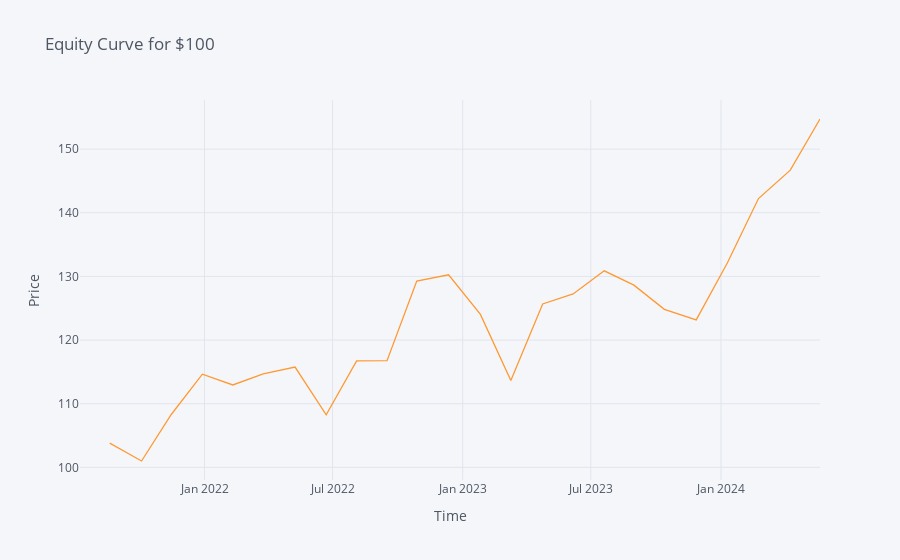

The notebook cell saved with this chart:
### Markdown cell above
Backtesting function that outputs an equity curve showing the trajectory of an initial investment over a 3 yr span

### Code cell
window = 82
startpt = 5413
rebalancing_period = 30
target_return = 0.1
rebalancing_frq = rebalancing_period
initial_investment = 100

def backtesting_weights(window, startpt, rebalancing_frq, target_return,initial_investment,returns_act_df,weights_df):
    if True:
        # Initialize variables and call the rolling function
        rolling_mean, rolling_cov = rolling(window, startpt, rebalancing_frq)
        equity = initial_investment
        equity_values = [equity]
        weights_list = []
        returns_list = []
        risks_list = []
        dates_list = []  # To store dates for the DataFrame index
        compounding_periods = df_close_log_delta.iloc[startpt:].shape[0]/252

        tindex = rolling_mean.index
        for i in tindex:
            #print(target_return)
            mu = np.log(target_return + 1)
            #print(mu)
            mu = mu * compounding_periods
            #print(mu)
            R = rolling_mean.loc[i].astype(np.float64) * 252
            S = rolling_cov.loc[i]* 252
        
            # Create left-hand side of the system of equations
            X = np.zeros((13,13))
            X[0:11,0:11] = 2*S.values
            X[0:11,11] = -R.to_numpy()
            X[11,0:11] = R.to_numpy()
            X[0:11,12] = -1
            X[12,0:11] = 1
            system = X

            # Create right-hand side of the system of equations
            rhs = np.concatenate([np.zeros(len(R)), [mu, 1.0]])


            if np.linalg.cond(system) > 1e15:
                print(f"System matrix is ill-conditioned in iteration {i}")
                continue
            
            # Solve the system of equations
            solution = np.linalg.solve(system, rhs)
            weights = solution[:len(R)]
            weights_list.append(weights)
            
            weights_df.loc[i,rolling_mean.columns]=weights
            
        

            # Calculate the portfolio risk and return inputs to solve 
            # for the expected return/risk
            target_date = i + pd.Timedelta(days = rebalancing_period)
            t_next_indx = rolling_mean_act.index.get_loc(target_date, method='nearest')
            t_next = rolling_mean_act.index[t_next_indx]
            R_act = rolling_mean_act.loc[t_next].astype(np.float64) * rebalancing_frq 
            S_act = rolling_cov_act.loc[t_next]* rebalancing_frq

            # Solve for the expected return/risk
            portfolio_risk = np.sqrt(np.dot(weights.T, np.dot(S_act, weights)))
            portfolio_return = (np.dot(R_act.values.T, weights))

            returns_list.append(float(portfolio_return))  # Convert to Python float
            risks_list.append(float(portfolio_risk))  # Convert to Python float
            
            # Calculate the equity value
            equity *= (1+portfolio_return)
            equity_values.append(equity)
            
            # Add columns for each of the values
            returns_act_df.loc[t_next,'portfolio_return']  = portfolio_return 
            returns_act_df.loc[t_next,'portfolio_risk']  = portfolio_risk
            returns_act_df.loc[t_next,'equity'] = equity
            
            
        
            
        return returns_act_df,weights_df
        
returns_act_df = pd.DataFrame(index = rolling_mean_act.index)
weights_df = pd.DataFrame(index=rolling_mean_act.index,columns=rolling_mean_act.columns)
returns_act_df,weights_df = backtesting_weights(window,startpt,rebalancing_frq,target_return,initial_investment,returns_act_df,weights_df)
equity = returns_act_df['equity'].figure(kind='line',filename='Equity',title=f'Equity Curve for ${initial_investment}',xTitle='Time',yTitle='Price')
equity.show()

### Figure 1 — Plotly figure (JSON) as saved in the notebook; plotly's stock layout.template omitted (floating-point values rounded to 4 significant figures)
{"data": [{"line": {"color": "rgba(255, 153, 51, 1.0)", "dash": "solid", "shape": "linear", "width": 1.3}, "mode": "lines", "name": "equity", "text": "", "type": "scatter", "x": ["2021-07-09", "2021-08-20", "2021-10-04", "2021-11-15", "2021-12-29", "2022-02-10", "2022-03-25", "2022-05-09", "2022-06-22", "2022-08-04", "2022-09-16", "2022-10-28", "2022-12-12", "2023-01-26", "2023-03-10", "2023-04-24", "2023-06-06", "2023-07-20", "2023-08-31", "2023-10-13", "2023-11-27", "2024-01-10", "2024-02-23", "2024-04-08", "2024-05-20"], "y": ["", 103.8, 101.0, 108.3, 114.6, 112.9, 114.7, 115.8, 108.3, 116.7, 116.8, 129.3, 130.3, 124.0, 113.7, 125.7, 127.3, 130.9, 128.6, 124.8, 123.2, 132.1, 142.2, 146.7, 154.7]}], "layout": {"legend": {"bgcolor": "#F5F6F9", "font": {"color": "#4D5663"}}, "paper_bgcolor": "#F5F6F9", "plot_bgcolor": "#F5F6F9", "title": {"font": {"color": "#4D5663"}, "text": "Equity Curve for $100"}, "xaxis": {"gridcolor": "#E1E5ED", "showgrid": true, "tickfont": {"color": "#4D5663"}, "title": {"font": {"color": "#4D5663"}, "text": "Time"}, "zerolinecolor": "#E1E5ED"}, "yaxis": {"gridcolor": "#E1E5ED", "showgrid": true, "tickfont": {"color": "#4D5663"}, "title": {"font": {"color": "#4D5663"}, "text": "Price"}, "zerolinecolor": "#E1E5ED"}}}
